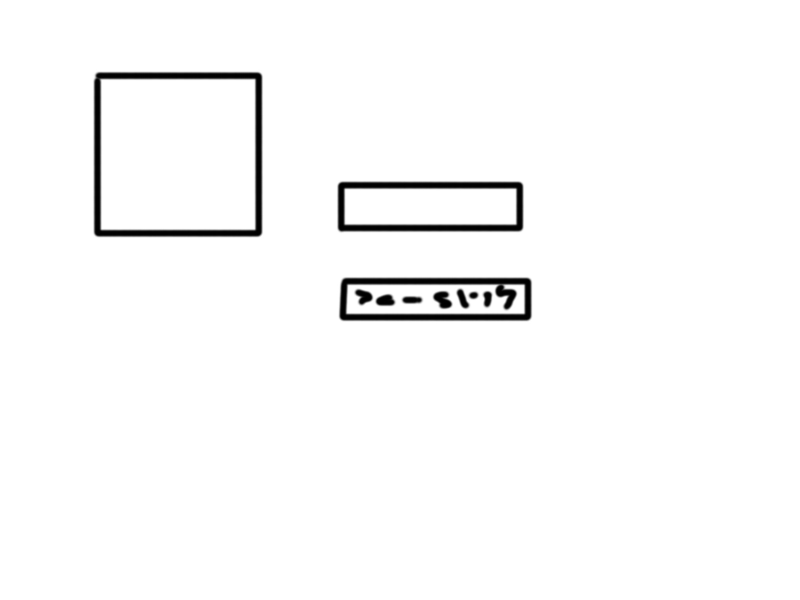
#> input picture img/stupidtest.JPG, 1600 x 1200 px (shown at 1/2 size); its folder holds only this picture in this run
$ python main.py   (older library calls are emulated)
#> lines starting #> are read from the running program, lines starting #| are printed output that depends on the picture; after the words box and inside, x2 and y2 are one past the last pixel; in counts of white or black regions, pixels touching at a corner belong together
### legacy/plate_detector.py
import numpy as np
import cv2
import copy
from myMath import myMath
from contour import contour
from contour import rectangle

class plate_detector:

    def __find_contours(self, img, thresh):
        #1
        src = cv2.cvtColor(img, cv2.COLOR_BGR2GRAY)
        # 2
        src = cv2.GaussianBlur(src, (5, 5), 0)
        # Set threshold and maxValue
        #thresh = 200
        maxValue = 255

        # 3
        th, dst = cv2.threshold(src, thresh, maxValue, cv2.THRESH_BINARY);

        # 4
        edges = cv2.Canny(dst, 0, 75, apertureSize=5)

        # 5
        dst, conts, hierarchy = cv2.findContours(dst, cv2.RETR_TREE, cv2.CHAIN_APPROX_SIMPLE)

        contours = []
        print hierarchy[0]
        for x in xrange(0, len(conts), 1):
            a_contour = contour(conts[x], hierarchy[0][x][0], hierarchy[0][x][1], hierarchy[0][x][2], hierarchy[0][x][3])
            contours.append(a_contour)

        return contours

    # [53 lines left out: functions __find_rectangles, __find_plates, __sort_plates, not called in this run]

    '''def __find_plates(self, recs):
        a = 0
        for rec in recs:
            if a > 0:
                c = np.concatenate((c, rec))
            else:
                c = rec
            a = a+1
        c = self.__sort_plates(c)

        c_copy = copy.deepcopy(c)
        a = 0
        for plate in c_copy:
            if a > 0:
                if plate[0][0][0] % last_plate[0][0][0] < 100:
                    last_plate = plate
                    c = np.delete(c, a)
            else:
                last_plate = plate
            a = a+1
        print c
        return c'''

    def start(self, img):
        plates = []
        for x in xrange(15, 240, 15):
            conts, hierarchy = self.__find_contours(img, x)
            rectangles = self.__find_rectangles(conts)
            recs = self.__find_plates(rectangles, conts)
            if recs != []:
                plates.append(recs)
        #plate_cords = self.__find_plates(plates)
        return plate_cords, plates

### legacy/main.py
from PIL import Image
import math
import matplotlib.pyplot as plt
import numpy as np
import cv2
from plate_detector import plate_detector
import time

# [4 lines left out: function distance_between_points, not called in this run]

def ratio(line1, line2):
    return line2 / line1

#finds all the contours and returns them with thier hieracrhy
# [85 lines left out: functions find_contours, find_squares, find_potential_plate, find_rectangle, not called in this run]

def show_img():
    pd = plate_detector()
    from glob import glob
    for fn in glob('img/*.JPG'):
        '''start = time.time()
        for x in xrange(15, 240, 15):

            plates.append(find_rectangle(fn, x))
        end = time.time()
        print end - start'''
        img = cv2.imread(fn, cv2.IMREAD_COLOR)
#> img is the input picture: shape (1200, 1600, 3); min 0, max 255, mean 249.3
        plate, plates = pd.start(img)
#> the loop in start, `for x in xrange(15, 240, 15):` made 1 pass
#> th in __find_contours on pass 1: 15
#| [[-1 -1  1 -1]
#|  [11 -1  2  0]
#|  [-1 -1  3  1]
#|  [ 4 -1 -1  2]
#|  [ 5  3 -1  2]
#|  [ 6  4 -1  2]
#|  [ 7  5 -1  2]
#|  [ 8  6 -1  2]
#|  [ 9  7 -1  2]
#|  [10  8 -1  2]
#> (further printed lines are left out)
#> pass 1, in __find_contours, `th, dst = cv2.threshold(src, thresh, maxValue, cv2.THRESH_BINARY);`:
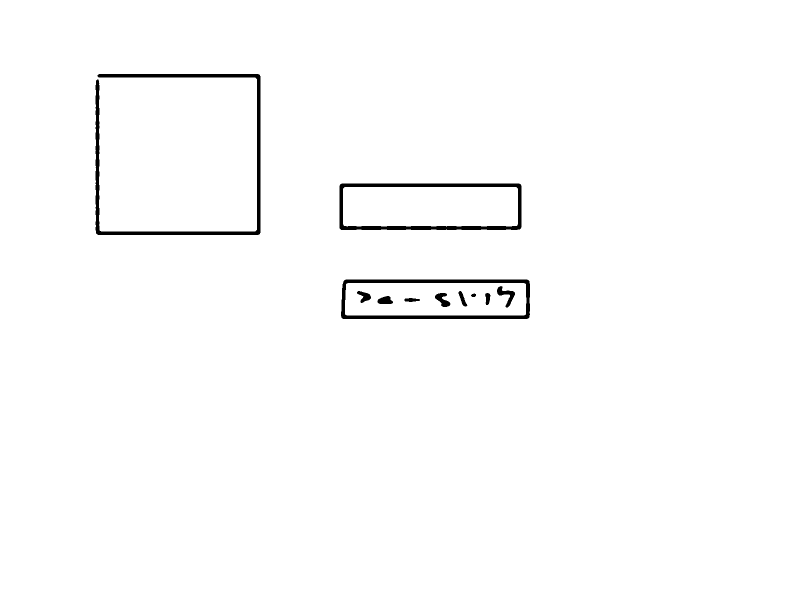
#> dst: shape (1200, 1600) (shown at 1/2 size); 98.8% white; 11 black regions, largest, box (x1, y1, x2, y2) and area: (191, 148, 521, 470) 8864, (679, 367, 1043, 460) 6376, (682, 559, 1060, 638) 6186
#> pass 1, in __find_contours, `edges = cv2.Canny(dst, 0, 75, apertureSize=5)`:
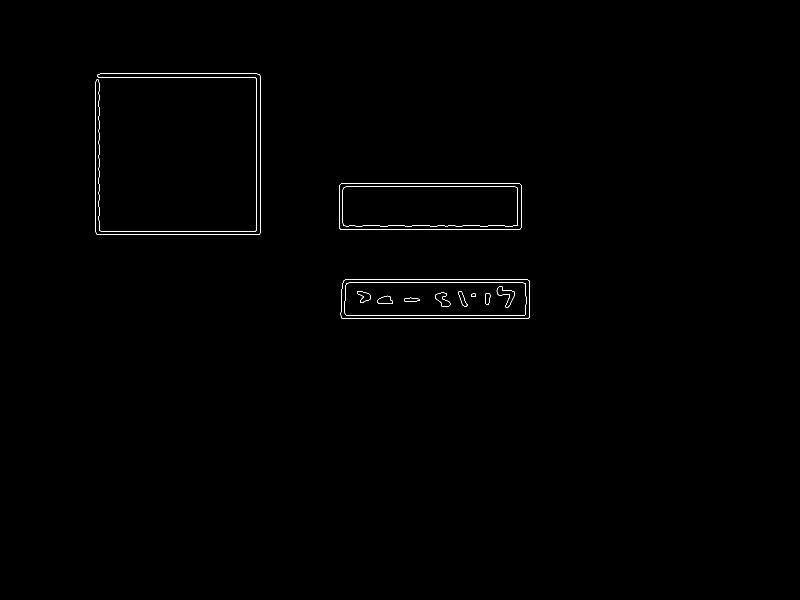
#> edges: shape (1200, 1600) (shown at 1/2 size); 0.35% white in thin lines or dots, all inside (x1, y1, x2, y2) = (190, 147, 1060, 638)
#> after the loop in start, `for x in xrange(15, 240, 15):`: plates = []

        #debug
        for platex in plates:
            cv2.drawContours(img, platex, -1, (255, 0, 255), 6 )
        cv2.namedWindow('original', cv2.WINDOW_NORMAL)
        cv2.imshow('original', img)
        if plate[2] > plate[0] and plate[3] > plate[1]:
            crop_img = img[plate[1]:plate[3], plate[0]:plate[2]] # Crop from x, y, w, h -> 100, 200, 300, 400
            cv2.namedWindow('cropped', cv2.WINDOW_NORMAL)
            cv2.imshow('cropped', crop_img)

        ch = 0xFF & cv2.waitKey()

        cv2.destroyWindow('cropped')
        if ch == 27:
            break

    cv2.destroyWindow('squares')

if __name__ == '__main__':
    '''x = [10, 8, 6, 4, 2, 9, 7, 5, 3, 1]
    print x
    i = 1
    while i < len(x):
        j = i
        while j > 0:
            print j
            if x[j-1] > x[j]:
                print x[j]
                print x[j-1]
                temp = x[j]
                x[j] = x[j-1]
                x[j-1] = temp
            j = j - 1
        i = i + 1
    print x'''
#> (the run stopped early here; a loop or call above may not have finished)
